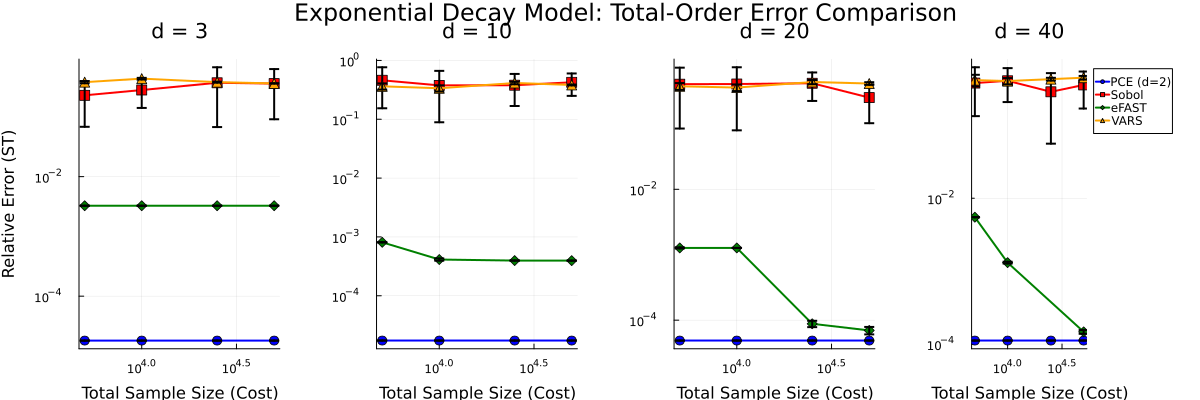

Write the Julia code that produced this figure.
using Distributed

addprocs(19)

# Load packages and define functions on all processes
@everywhere begin
    using QuasiMonteCarlo
    using SurrogatesPolyChaos
    using LinearAlgebra
    using Statistics
    using GlobalSensitivity
    using Plots
    using Distributions
    using Combinatorics
    using OrderedCollections
    using VariogramAnalysis

    # ---- Exponential Decay Model and Analytical Solutions ----
    function exp_decay_batch(X, lambda)
        return vec(exp.(-lambda' * X))
    end

    function calculate_exp_moments(lambda_i)
        if abs(lambda_i) < 1e-10
            A_i = 1.0
            B_i = 1.0
        else
            A_i = (1.0 - exp(-lambda_i)) / lambda_i
            B_i = (1.0 - exp(-2.0 * lambda_i)) / (2.0 * lambda_i)
        end
        return A_i, B_i
    end

    function exp_decay_analytical_total_indices(lambda)
        d = length(lambda)
        A = zeros(d)
        B = zeros(d)
        for i in 1:d
            A[i], B[i] = calculate_exp_moments(lambda[i])
        end

        prod_B = prod(B)
        prod_A_sq = prod(A)^2
        VarY = prod_B - prod_A_sq

        if VarY < 1e-12
            return zeros(d)
        end

        ST = zeros(d)
        for i in 1:d
            prod_B_noti = prod_B / B[i]
            prod_A_noti_sq = prod_A_sq / A[i]^2
            var_g_noti = prod_B_noti - prod_A_noti_sq
            var_E_Y_Xnoti = A[i]^2 * var_g_noti
            ST[i] = 1.0 - var_E_Y_Xnoti / VarY
        end
        return ST
    end

    # ---- VARS Index Estimator ----
    # This is the direct Razavi-Gupta point estimator for VARS, which takes the
    # output from VariogramAnalysis.sample
    function compute_vars_indices(Y::AbstractVector{<:Real}, info::Vector, d::Int)
        center_idx = findall(p -> p.dim_id == 0, info)
        if length(center_idx) < 2 return fill(NaN, d) end
        
        VY = var(view(Y, center_idx))
        if !(VY > 1e-12) return zeros(d) end
        
        stars = unique(p.star_id for p in info)
        Ti = zeros(d)
        
        for dim in 1:d
            variogram_sum, covariogram_sum, stars_with_data = 0.0, 0.0, 0
            for star in stars
                traj_idx = findall(k -> info[k].star_id == star && info[k].dim_id == dim, eachindex(info))
                if length(traj_idx) < 2 continue end
                
                vals = view(Y, traj_idx)
                pairs = collect(Combinatorics.combinations(vals, 2))
                if isempty(pairs) continue end
                
                p1 = [p[1] for p in pairs]
                p2 = [p[2] for p in pairs]
                variogram_i = 0.5 * mean((p1 .- p2).^2)
                covariogram_i = cov(p1, p2)
                
                if isfinite(variogram_i) && isfinite(covariogram_i)
                    variogram_sum += variogram_i
                    covariogram_sum += covariogram_i
                    stars_with_data += 1
                end
            end
            Ti[dim] = stars_with_data > 0 ? (variogram_sum / stars_with_data + covariogram_sum / stars_with_data) / VY : NaN
        end
        return Ti
    end

    # ---- PCE Helper ----
    function compute_sobol_indices_st_only(pce)
        coeffs = pce.coeff; multiidx = pce.orthopolys.ind; d = size(multiidx, 2)
        varY_pce = sum(coeffs[2:end].^2)
        if varY_pce < 1e-12 return zeros(d) end
        ST = zeros(d)
        for k in 2:length(coeffs)
            coeff_sq = coeffs[k]^2
            vars_idx = findall(multiidx[k, :] .> 0)
            if !isempty(vars_idx)
                for i in vars_idx
                    ST[i] += coeff_sq
                end
            end
        end
        return ST ./ varY_pce
    end

    # ---- Core Distributed Function ----
    function run_single_method_repeat_distributed(method_name, d, total_cost, lambda, analytical_ST; va_params=nothing)
        try
            batch_function = X -> exp_decay_batch(X, lambda)
            lb, ub = zeros(d), ones(d)
            
            N_pce = floor(Int, total_cost / 2)
            N_sobol = floor(Int, total_cost / (d + 2))
            N_efast = floor(Int, total_cost / d)

            if method_name == "Sobol" && N_sobol > 1
                sampler = SobolSample(QuasiMonteCarlo.Shift())
                A, B = QuasiMonteCarlo.generate_design_matrices(N_sobol, lb, ub, sampler, 2)
                res_sobol = gsa(batch_function, Sobol(), A, B, batch=true)
                return norm(res_sobol.ST - analytical_ST) / norm(analytical_ST)
            elseif method_name == "eFAST" && N_efast > 1
                param_ranges = [[lb[i], ub[i]] for i in 1:d]
                res_efast = gsa(batch_function, eFAST(), param_ranges, samples=N_efast, batch=true)
                return norm(vec(res_efast.ST) - analytical_ST) / norm(analytical_ST)
            elseif method_name == "VARS"
                if va_params.r < 10 return NaN end # Check if valid params were found
                parameters = OrderedDict("x$i" => (p1=0.0, p2=1.0, p3=nothing, dist="unif") for i in 1:d)
                problem = VariogramAnalysis.sample(parameters, va_params.r, va_params.h; seed=rand(Int), sampler_type="sobol_shift", ray_logic=:shifted_grid)
                Y_vars = batch_function(problem.X)
                ST_vars = compute_vars_indices(vec(Y_vars), problem.info, d)
                return norm(ST_vars - analytical_ST) / norm(analytical_ST)
            elseif method_name in ["PCE_deg2", "PCE_deg3"]
                pce_deg = method_name == "PCE_deg2" ? 2 : 3
                if N_pce > d * pce_deg + 1
                    sampler = SobolSample(QuasiMonteCarlo.Shift())
                    A, B = QuasiMonteCarlo.generate_design_matrices(N_pce, lb, ub, sampler, 2)
                    X_combined = hcat(A, B)
                    Y_combined = batch_function(X_combined)
                    xpoints = [Vector(X_combined[:, i]) for i in 1:size(X_combined, 2)]
                    orthos = SurrogatesPolyChaos.MultiOrthoPoly([SurrogatesPolyChaos.GaussOrthoPoly(pce_deg) for _ in 1:d], pce_deg)
                    pce = SurrogatesPolyChaos.PolynomialChaosSurrogate(xpoints, Y_combined, lb, ub; orthopolys=orthos)
                    ST_pce = compute_sobol_indices_st_only(pce)
                    return norm(ST_pce - analytical_ST) / norm(analytical_ST)
                end
            end
        catch e
            println("Worker $(myid()): $(method_name) for d=$d, cost=$total_cost failed with error: $e")
            return NaN
        end
        return NaN
    end
end

# ---- MAIN PROCESS ONLY FUNCTIONS for VARS Parameter Finding ----
# These functions are only needed on the main process to find the parameters.
function estimate_va_cost(r::Int, d::Int, h::Float64)
    center = fill(0.5, d) # A representative center point
    points_for_one_star = 1 # The center itself
    for j in 1:d
        c_dim = center[j]
        traj_values = filter(x -> x != c_dim, unique(vcat(c_dim % h : h : 1.0, c_dim % h : -h : 0.0)))
        points_for_one_star += length(traj_values)
    end
    return r * points_for_one_star
end

function find_va_params(target_cost::Int, d::Int)
    h_options = [0.05, 0.1, 0.15, 0.2]
    r_options = [10, 20, 50, 100, 200, 500, 1000]
    best_params = (r=0, h=0.0, cost=0, diff=Inf)
    
    for h_val in h_options, r_val in r_options
        estimated_cost = estimate_va_cost(r_val, d, h_val)
        if estimated_cost > target_cost * 1.5 continue end # Don't overshoot too much
        diff = abs(estimated_cost - target_cost)
        # Score prioritizes lower h for better variogram estimation
        score = diff + (h_val - 0.05) * 1000 
        if score < best_params.diff
            best_params = (r=r_val, h=h_val, cost=estimated_cost, diff=score)
        end
    end
    return best_params
end


# ---- Main Study Function with Distributed Computing ----
function run_sensitivity_study_distributed(d_values, cost_values; selected_methods, n_repeats)
    results = Dict()
    println("Using distributed computing with $(nworkers()) worker processes")

    for d in d_values
        results[d] = Dict()
        println("\n" * "="^60 * "\nAnalyzing dimension d=$d for Exponential Decay Model\n" * "="^60)
        
        lambda = ones(d) * 1e-6
        if d >= 1; lambda[1] = 1e-5; end
        if d >= 2; lambda[2] = 1e-4; end
        if d >= 3; lambda[3] = 1e-3; end
        if d >= 4; lambda[4] = 1e-2; end
        if d >= 5; lambda[5] = 1e-4; end
        
        analytical_ST = exp_decay_analytical_total_indices(lambda)
        results[d]["analytical"] = (ST=analytical_ST,)

        for total_cost in cost_values
            println("\n  Target Total Cost = $total_cost")
            results[d][total_cost] = Dict()

            # Find the best VARS parameters for this specific cost and dimension
            va_params_for_cost = find_va_params(total_cost, d)
            println("    VARS params: r=$(va_params_for_cost.r), h=$(va_params_for_cost.h) (Est. Cost: $(va_params_for_cost.cost))")

            for method_name in selected_methods
                futures = [@spawnat :any run_single_method_repeat_distributed(method_name, d, total_cost, lambda, analytical_ST; va_params=va_params_for_cost) for _ in 1:n_repeats]
                method_results = [fetch(f) for f in futures]
                
                valid_errors = filter(!isnan, method_results)
                if !isempty(valid_errors)
                    mean_err = mean(valid_errors)
                    std_err = length(valid_errors) > 1 ? std(valid_errors) : 0.0
                    results[d][total_cost][Symbol(method_name)] = (error=mean_err, std_error=std_err, n_successful=length(valid_errors))
                    println("    $(rpad(method_name, 10)): Mean Error = $(round(mean_err, digits=4)) ± $(round(std_err, digits=4)) (n=$(length(valid_errors))/$n_repeats)")
                else
                    results[d][total_cost][Symbol(method_name)] = (error=NaN, std_error=NaN, n_successful=0)
                    println("    $(rpad(method_name, 10)): All repeats failed")
                end
            end
        end
    end
    return results
end

# ---- Enhanced Plotting Function (Unchanged from your original) ----
function plot_st_error_comparison_with_errorbars(results; selected_methods)
    dimensions = sort(collect(keys(results)))
    plots_array = []
    method_styles = Dict(
        "PCE_deg2" => (color=:blue, marker=:circle, label="PCE (d=2)"),
        "PCE_deg3" => (color=:purple, marker=:cross, label="PCE (d=3)"),
        "Sobol" => (color=:red, marker=:square, label="Sobol"),
        "eFAST" => (color=:green, marker=:diamond, label="eFAST"),
        "VARS" => (color=:orange, marker=:utriangle, label="VARS")
    )
    
    for (d_idx, d) in enumerate(dimensions)
        p = plot(xscale=:log10, yscale=:log10,
                 xlabel="Total Sample Size (Cost)", 
                 ylabel=d_idx == 1 ? "Relative Error (ST)" : "",
                 title="d = $d",
                 legend=d_idx == length(dimensions) ? :outertopright : false,
                 size=(400, 300), margin=3Plots.mm)
        
        cost_values = sort(collect(filter(k -> isa(k, Number), keys(results[d]))))
        
        for method_name in selected_methods
            plot_data = []
            for cost in cost_values
                if haskey(results[d][cost], Symbol(method_name))
                    res = results[d][cost][Symbol(method_name)]
                    if !isnan(res.error) && res.error > 0
                        push!(plot_data, (cost, res.error, res.std_error))
                    end
                end
            end
            
            if !isempty(plot_data)
                sort!(plot_data)
                x_vals = [p[1] for p in plot_data]; y_vals = [p[2] for p in plot_data]; y_errs = [p[3] for p in plot_data]
                style = method_styles[method_name]
                plot!(p, x_vals, y_vals, label=style.label, color=style.color, marker=style.marker, linewidth=2, markersize=5, yerror=y_errs, capsize=3)
            end
        end
        push!(plots_array, p)
    end
    
    return plot(plots_array..., layout=(1, length(dimensions)), size=(1200, 400), margin=5Plots.mm, plot_title="Exponential Decay Model: Total-Order Error Comparison")
end

# ---- EXECUTION ----
println("Starting distributed sensitivity study for Exponential Decay model...")

d_values = [3, 10, 20, 40]
cost_values = [5000, 10000, 25000, 50000]
selected_methods_all = ["PCE_deg2", "Sobol", "eFAST", "VARS"]
n_repeats = 20

results_exp_decay = run_sensitivity_study_distributed(
    d_values, cost_values; 
    selected_methods=selected_methods_all, 
    n_repeats=n_repeats
)

try
    plot_exp_decay = plot_st_error_comparison_with_errorbars(results_exp_decay; selected_methods=selected_methods_all)
    display(plot_exp_decay)
    savefig("examples/exponential_decay_different_dimensions.png")
    println("\nDistributed comparison plot for Exponential Decay model generated (n=$n_repeats repeats).")
catch e
    println("\nError during plotting: $e")
end

# Clean up worker processes
rmprocs(workers())
println("Worker processes removed. Analysis complete.")